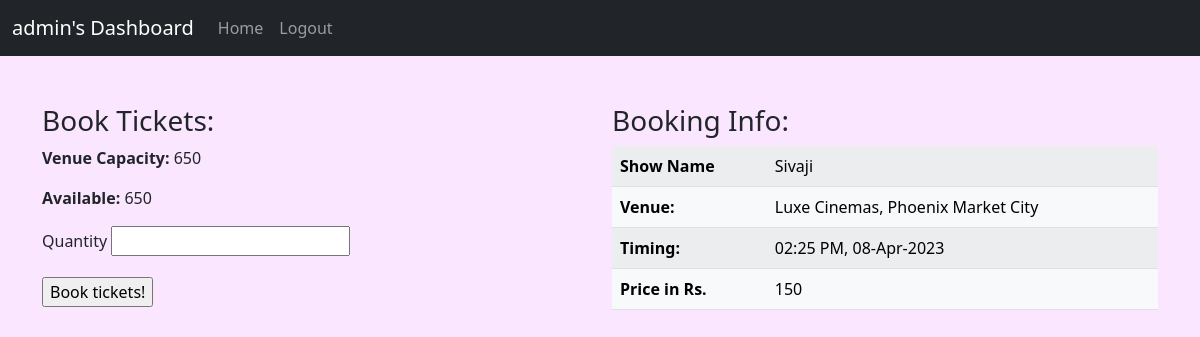
Page /book_show/?show_id=1&venue_id=1 (signed in) on the earlier database version.
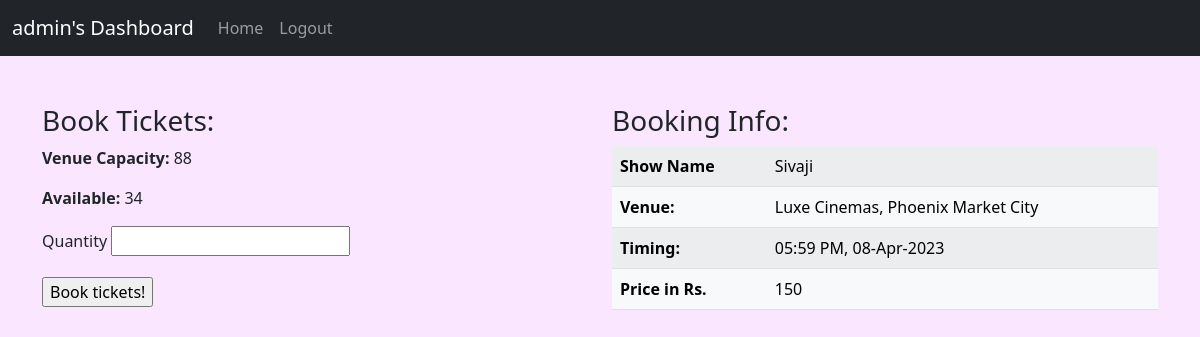
Same page on the later database version.
### app/models.py (models this page shows, shortened)
class Venue(db.Model):
    id = db.Column(db.Integer, primary_key = True)
    name = db.Column(db.String(32), index = True, nullable = False)
    location = db.Column(db.String(64), index = True, nullable = False)
    caption = db.Column(db.String(128))
    capacity = db.Column(db.Integer, nullable = False)
    pic = db.Column(db.LargeBinary)
    shows = db.relationship('Show', secondary = 'show_venue', backref = 'venues', lazy = 'dynamic')
    bookings = db.relationship('Booking', backref = 'venue', cascade = 'all, delete')
    __table_args__ = (UniqueConstraint('name', 'location', name='u_venue_name_loc'),)

class Show(db.Model):
    id = db.Column(db.Integer, primary_key = True)
    name = db.Column(db.String(32), index = True, nullable = False)
    caption = db.Column(db.String(128))
    timing = db.Column(db.DateTime, index = True, nullable = False)
    price = db.Column(db.Integer, index = True, nullable = False)
    rating = db.Column(db.Integer, nullable = True)
    rated_bookings = db.Column(db.Integer, default = 0)
    pic = db.Column(db.LargeBinary)
    tags = db.relationship('Tag', backref = 'show', lazy = 'dynamic', cascade = 'all, delete')
    bookings = db.relationship('Booking', backref = 'show', lazy = 'dynamic', cascade = 'all, delete')
    __table_args__ = (UniqueConstraint('name', 'timing', name='u_show_name_timing'),)

### app/routes.py (the view, shortened to what this page needs)
@app.route('/book_show/', methods=['GET','POST'])
@login_required
def book_show():
    show_id = request.args.get('show_id')
    venue_id = request.args.get('venue_id')
    if not show_id or not venue_id:
        abort(404)
    show_venue = Show_Venue.query.get_or_404((show_id,venue_id))
    show = Show.query.get(show_id)
    venue = Venue.query.get(venue_id)
    form = BookingForm()
    form.available = venue.capacity - show_venue.sold
    return render_template('book_show.html', title="Book Show", show=show, venue=venue, form = form)

### app/forms.py (shortened to what this page needs)
class BookingForm(FlaskForm):
    qty = IntegerField('Quantity', validators=[DataRequired()])
    available = None
    submit = SubmitField('Book tickets!')

### app/models.py (called while the page is built)
@login.user_loader
def load_user(id):
    return User.query.get(int(id))

### app/templates/book_show.html (shortened to what this page needs)
{% extends "base.html" %}
{% block content %}
<div class="container">
    <div class="row">
        <div class = "col">
            <h3>Book Tickets:</h3>
            <p><span>Venue Capacity: </span>{{venue.capacity}}</p>
            <p><span>Available: </span>{{form.available}}</p>
            <form action = "" method="POST" novalidate onsubmit="return showConfirmation()">
                <label for="qty" class="form-label mb-4">{{form.qty.label}}</label>
                    {{ form.qty(size=4) }}
                <p>
                    <label for="submit" class="form-label">{{form.submit()}}</label>
                </p>
            </form>
        </div>
        <div class="col">
            <h3>Booking Info: </h3>
            <table class = "table table-light table-striped">
                <tbody>
                    <tr>
                        <th scope = "row">Show Name</th>
                        <td>{{show.name}}</td>
                    </tr>
                    <tr>
                        <th scope = "row">Venue: </th>
                        <td>{{venue.name}}, {{venue.location}}</td>
                    </tr>
                    <tr>
                        <th scope = "row">Timing: </th>
                        <td>{{show.timing.strftime('%I:%M %p, %d-%b-%Y')}}</td>
                    </tr>
                    <tr>
                        <th scope = "row">Price in Rs. </th>
                        <td>{{show.price}}</td>
                    </tr>
                </tbody>
            </table>
        </div>
    </div>
</div>
{% endblock %}

Differences in the rows shown:
changed Venue "Luxe Cinemas": capacity "650" → "88"
changed Show "Sivaji": timing "02:25 PM, 08-Apr-2023" → "05:59 PM, 08-Apr-2023"
Other differences:
text no longer shown: "650"
text now shown: "34"
